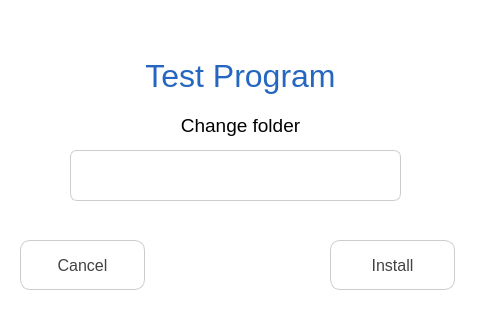
<?xml version="1.0" encoding="UTF-8"?>
<ui version="4.0">
 <class>Options</class>
 <widget class="QWidget" name="Options">
  <property name="geometry">
   <rect>
    <x>0</x>
    <y>0</y>
    <width>480</width>
    <height>320</height>
   </rect>
  </property>
  <property name="maximumSize">
   <size>
    <width>480</width>
    <height>320</height>
   </size>
  </property>
  <property name="windowTitle">
   <string>Options</string>
  </property>
  <property name="styleSheet">
   <string notr="true">QWidget {
	background-color: white;
}</string>
  </property>
  <widget class="QLabel" name="lblGuide">
   <property name="geometry">
    <rect>
     <x>100</x>
     <y>110</y>
     <width>281</width>
     <height>31</height>
    </rect>
   </property>
   <property name="font">
    <font>
     <family>Arial</family>
     <pointsize>14</pointsize>
    </font>
   </property>
   <property name="text">
    <string>Change folder</string>
   </property>
   <property name="alignment">
    <set>Qt::AlignCenter</set>
   </property>
  </widget>
  <widget class="QPushButton" name="btnClose">
   <property name="geometry">
    <rect>
     <x>440</x>
     <y>10</y>
     <width>24</width>
     <height>24</height>
    </rect>
   </property>
   <property name="maximumSize">
    <size>
     <width>24</width>
     <height>24</height>
    </size>
   </property>
   <property name="text">
    <string/>
   </property>
   <property name="icon">
    <iconset resource="res.qrc">
     <normaloff>:/images/assets/close.png</normaloff>:/images/assets/close.png</iconset>
   </property>
   <property name="iconSize">
    <size>
     <width>24</width>
     <height>24</height>
    </size>
   </property>
   <property name="flat">
    <bool>true</bool>
   </property>
  </widget>
  <widget class="QPushButton" name="btnInstall">
   <property name="geometry">
    <rect>
     <x>330</x>
     <y>240</y>
     <width>125</width>
     <height>50</height>
    </rect>
   </property>
   <property name="font">
    <font>
     <family>Liberation Sans</family>
     <pointsize>12</pointsize>
    </font>
   </property>
   <property name="styleSheet">
    <string notr="true">QPushButton {
	border: 1px solid #cccccc;
    border-radius: 10px;
	color: #424242;
    background-color: white;
}

QPushButton:pressed {
	color: white;
    background-color: #2567c0;
}</string>
   </property>
   <property name="text">
    <string>Install</string>
   </property>
  </widget>
  <widget class="QPushButton" name="btnBrowse">
   <property name="geometry">
    <rect>
     <x>420</x>
     <y>160</y>
     <width>32</width>
     <height>32</height>
    </rect>
   </property>
   <property name="maximumSize">
    <size>
     <width>32</width>
     <height>32</height>
    </size>
   </property>
   <property name="text">
    <string/>
   </property>
   <property name="icon">
    <iconset resource="res.qrc">
     <normaloff>:/images/assets/browse.png</normaloff>:/images/assets/browse.png</iconset>
   </property>
   <property name="iconSize">
    <size>
     <width>32</width>
     <height>32</height>
    </size>
   </property>
   <property name="flat">
    <bool>true</bool>
   </property>
  </widget>
  <widget class="QLabel" name="lblCaption">
   <property name="geometry">
    <rect>
     <x>120</x>
     <y>50</y>
     <width>241</width>
     <height>51</height>
    </rect>
   </property>
   <property name="font">
    <font>
     <family>Arial</family>
     <pointsize>24</pointsize>
    </font>
   </property>
   <property name="styleSheet">
    <string notr="true">QLabel {
	color: #2567c0;
}</string>
   </property>
   <property name="text">
    <string>Test Program</string>
   </property>
   <property name="alignment">
    <set>Qt::AlignCenter</set>
   </property>
  </widget>
  <widget class="QPushButton" name="btnCancel">
   <property name="geometry">
    <rect>
     <x>20</x>
     <y>240</y>
     <width>125</width>
     <height>50</height>
    </rect>
   </property>
   <property name="font">
    <font>
     <family>Liberation Sans</family>
     <pointsize>12</pointsize>
     <weight>50</weight>
     <bold>false</bold>
    </font>
   </property>
   <property name="styleSheet">
    <string notr="true">QPushButton {
	border: 1px solid #cccccc;
    border-radius: 10px;
	color: #424242;
    background-color: white;
}

QPushButton:pressed {
	color: white;
    background-color: #2567c0;
}</string>
   </property>
   <property name="text">
    <string>Cancel</string>
   </property>
  </widget>
  <widget class="QLineEdit" name="txtPath">
   <property name="geometry">
    <rect>
     <x>70</x>
     <y>150</y>
     <width>331</width>
     <height>51</height>
    </rect>
   </property>
   <property name="styleSheet">
    <string notr="true">QLineEdit {
	border: 1px solid #cccccc;
    border-radius: 7px;
	color: black;
    background-color: white;
	padding: 5px;
}</string>
   </property>
  </widget>
 </widget>
 <resources>
  <include location="res.qrc"/>
 </resources>
 <connections/>
</ui>
